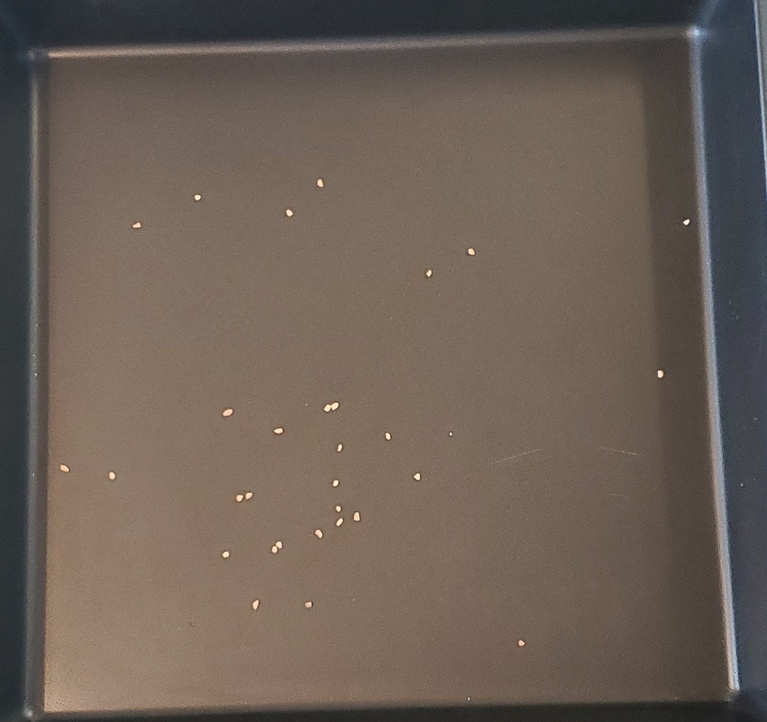
#> input picture test_img/template.jpg, 767 x 722 px, shrunk from 1553 x 1461 before the run
$ jupyter execute --allow-errors main.ipynb
#> lines starting #> are read from the running program, lines starting #| are printed output that depends on the picture; after the words box and inside, x2 and y2 are one past the last pixel; in counts of white or black regions, pixels touching at a corner belong together
[cell 1]
import numpy as np
import matplotlib.pyplot as plt
import os
from scipy.ndimage.filters import convolve as imfilter
from skimage.color import rgb2gray
import cv2
from skimage import morphology
from skimage.morphology import skeletonize
from skimage import measure

[cell 2]
Img = rgb2gray(plt.imread('test_img/template.jpg'))
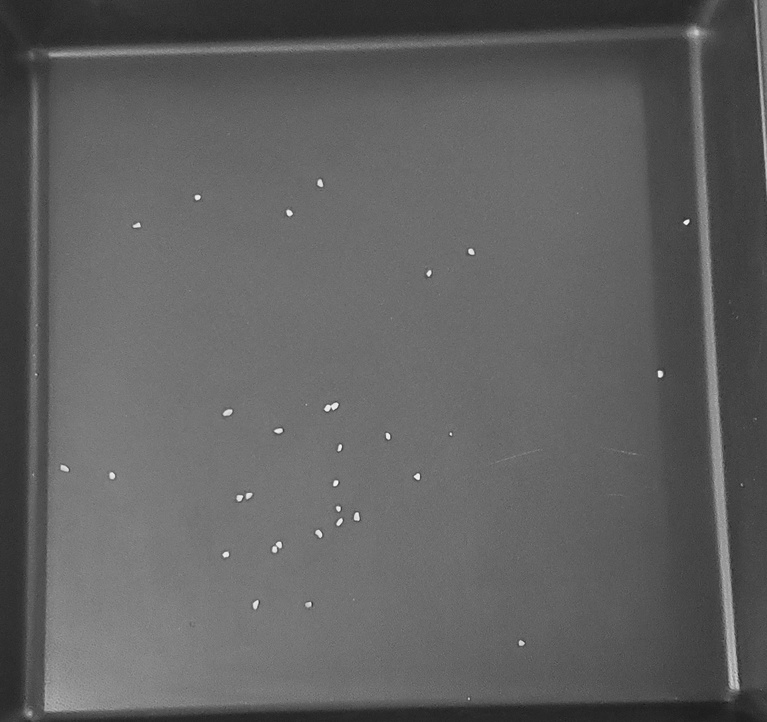
#> Img: shape (722, 767) float64; min 0.101, max 0.981, mean 0.381
plt.imshow(Img)

[cell 3]
import cv2
import pylab
from scipy import ndimage

im = cv2.imread('test_img/Steve_Zhu_Testing/40.jpg')
pylab.figure(0)
#> (the rest of this cell did not finish here and is left out)

[cell 4]
import cv2
import pylab
import numpy as np
import scipy
from PIL import Image
im = Image.open("test_img/Steve_Zhu_Testing/30.jpg")
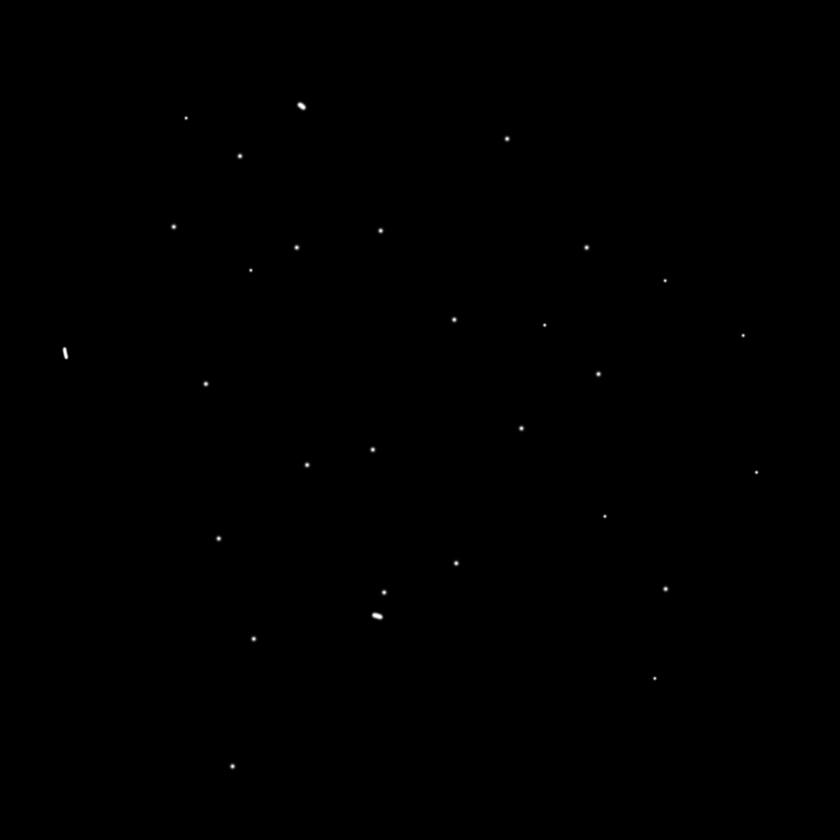
#> input picture test_img/Steve_Zhu_Testing/30.jpg, 840 x 840 px, shrunk from 1700 x 1700 before the run
#> im is the input picture: PIL image 840x840 RGB; min 0, max 255, mean 0.2
original_grayscale = np.asarray(im.convert('L'), dtype=float)
blurred_grayscale = scipy.ndimage.filters.gaussian_filter(original_grayscale, 1, order=0, output=None, mode='reflect', cval=0.0, truncate=4.0)
difference_image = original_grayscale - (1 * blurred_grayscale);
image_to_be_labeled = ((difference_image >10) * 255).astype('uint8')  # not sure if it is necessary
#> image_to_be_labeled: shape (840, 840); 0.06% white in thin lines or dots, all inside (x1, y1, x2, y2) = (63, 103, 758, 768)

labelarray, particle_count = scipy.ndimage.measurements.label(image_to_be_labeled)
#> labelarray: shape (840, 840) int32; 30 distinct labels, from 0 to 29
#> particle_count = 29
print (particle_count)
#| 29
